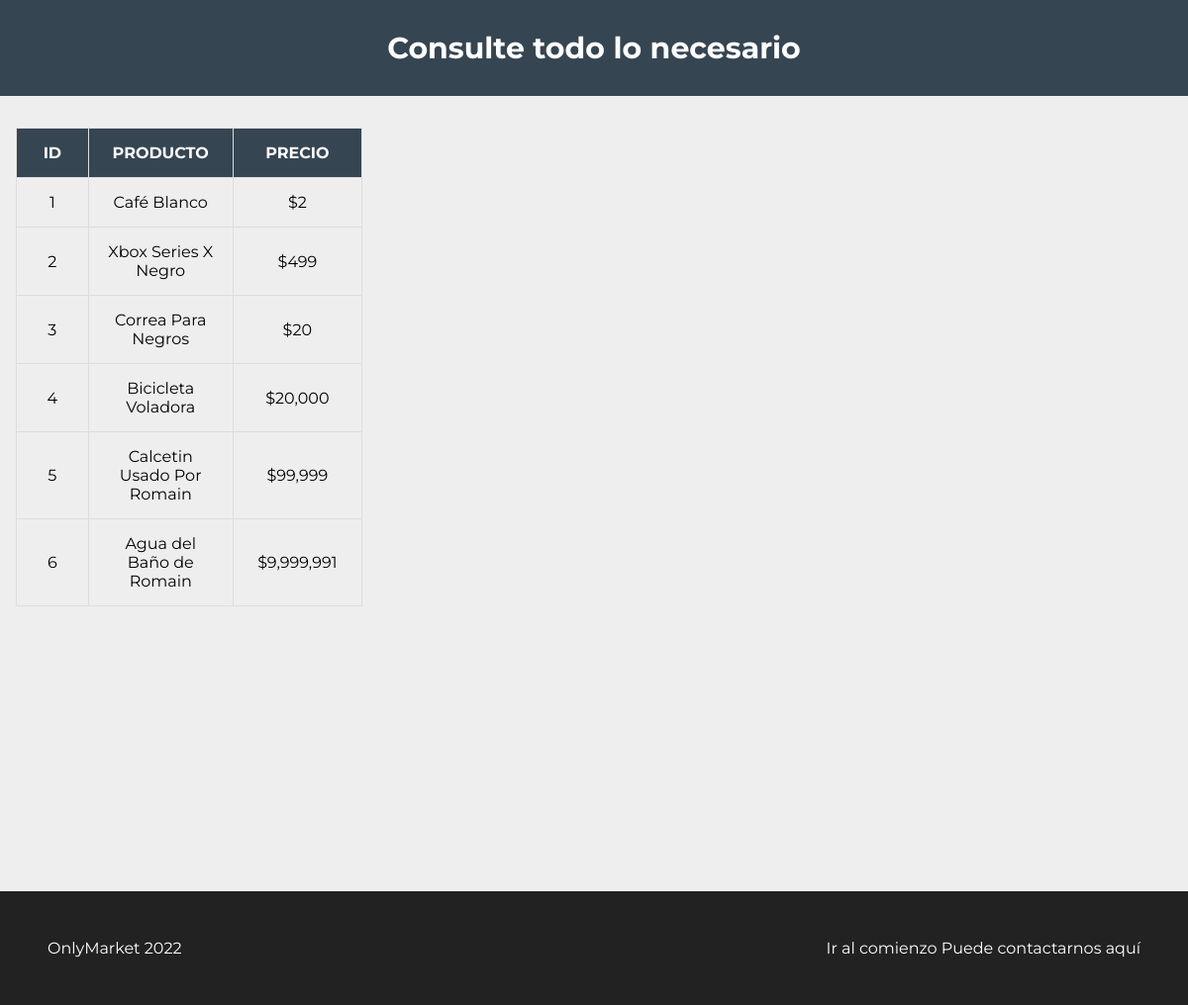
The page /tabla2.php on the database its author committed.
### tables this page shows
CREATE TABLE `proyecto` (
  `ID` int(30) NOT NULL,
  `NOMBRE` varchar(30) NOT NULL,
  `PRESIO` varchar(30) NOT NULL
);

### tabla2.php (the view, shortened to what this page needs)
<?php
    $conexion=mysqli_connect('localhost', 'root', '', 'onlymarket1');
?>
<!DOCTYPE html>
<html>
    <head>
        <link rel="stylesheet" href="styleCA.css">
    </head>
<body>
<header id="titulo">
        <h1 id="titulo">Consulte todo lo necesario</h1>
    </header>
      <table>
           <tr>
                 <th>ID</th>
                 <th>PRODUCTO</th>
                 <th>PRECIO</th>
            </tr>
            <?php
            $sql="SELECT * from proyecto";
            $result=mysqli_query($conexion,$sql);
            while($mostrar=mysqli_fetch_array($result)){
            ?>
            <tr>
                <td><?php echo $mostrar['ID']   ?></td>
                <td><?php echo $mostrar['NOMBRE']   ?></td>
                <td><?php echo $mostrar['PRESIO'] ?></td>
            </tr>
            <?php
            }
            ?>
      </table>
      <footer>
        <section>
        <a href="#titulo">Ir al comienzo</a>
        <a href="https://cdn.discordapp.com/attachments/843973149561192468/979158316271935560/images_6.jpeg">Puede contactarnos aquí</a>
    </section>
        <p>OnlyMarket 2022</p>
    </footer>
</html>

### styleCA.css (style rules this page uses)
html { font-family: 'Montserrat', sans-serif; }
body { margin: 0; background-color: #efeeef; }
header { background-color: #364552; color: white; padding: 10px 10px; }
header h1 { font-size: 30px; text-align: center; }
th { color: white; background-color: #364552; }
table, td, th { border: 1px solid #ddd; text-align: left; padding: 14px; width: 350px; text-align: center; }
table { border-collapse: collapse; margin: 2rem 1rem 18rem; }
th, td { padding: 15px; }
footer { background-color: #222; padding: 3rem; color:#fff; }
footer section { float: right; }
footer p { margin:0; }
footer a { transition: color 0.3s ease; color:white; text-decoration: none; }

### rows shown on the page
proyecto: ID "1", NOMBRE "Café Blanco", PRESIO "$2"
proyecto: ID "2", NOMBRE "Xbox Series X Negro", PRESIO "$499"
proyecto: ID "3", NOMBRE "Correa Para Negros", PRESIO "$20"
proyecto: ID "4", NOMBRE "Bicicleta Voladora", PRESIO "$20,000"
proyecto: ID "5", NOMBRE "Calcetin Usado Por Romain", PRESIO "$99,999"
proyecto: ID "6", NOMBRE "Agua del Baño de Romain", PRESIO "$9,999,991"
